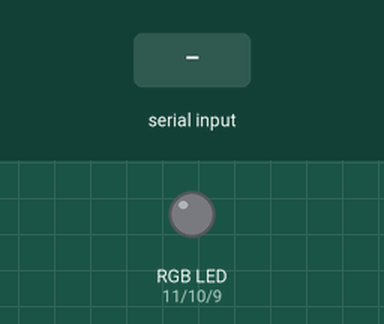
Recording of a sketch running on a simulated Arduino Uno, built with avr-gcc and run on an emulated ATmega328P. On the bench: an RGB LED mixed from three pins (HIGH = lit). The inputs (shaded band) are chosen by the test bench. Dim RGB values are drawn brighter than linear.

Above: at 1.2 s.
1.3 s: "90,45,200\n" received over Serial
At 1.8 s:
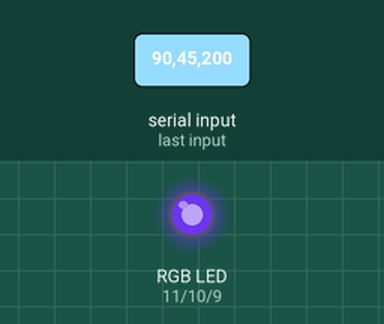
2.8 s: "30,150,10\n" received over Serial
At 4.0 s:
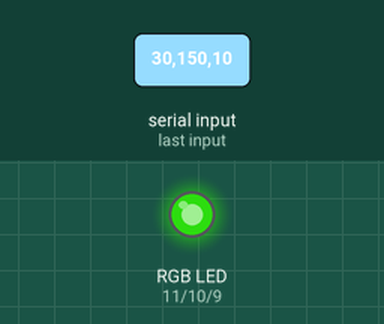
4.3 s: "1,90,45\n" received over Serial
At 5.2 s:
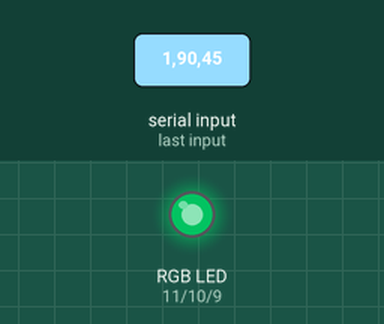
Timing chart, 0 to 7.3 s (numbered marks = the images above; inputs shaded):
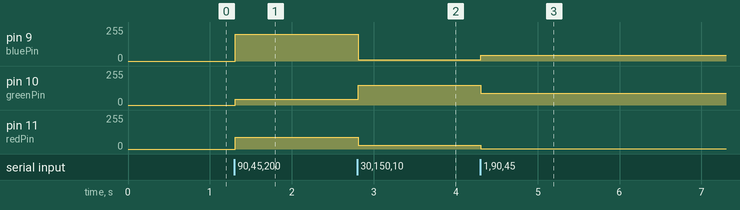

Measured:
- after the input at 1.3 s, pin 9 (bluePin): 0/255 → 200/255 at once; pin 10 (greenPin): 0/255 → 45/255 at once; pin 11 (redPin): 0/255 → 90/255 at once
- after the input at 2.8 s, pin 9 (bluePin): 200/255 → 10/255 at once; pin 10 (greenPin): 45/255 → 150/255 at once; pin 11 (redPin): 90/255 → 30/255 at once
- after the input at 4.3 s, pin 9 (bluePin): 10/255 → 45/255 at once; pin 10 (greenPin): 150/255 → 90/255 at once; pin 11 (redPin): 30/255 → 1/255 at once

The sketch:

Manual_LED_Test_A.ino
```cpp
//RGB LED
//The RGB LED will appear red, green, and blue first, then red, orange, yellow, green, blue, indigo, and purple.
//www.RobotLinking.com
//2015.5.7
/*************************************************************************/
const int redPin = 11;  // R petal on RGB LED module connected to digital pin 11
const int greenPin = 10;  // G petal on RGB LED module connected to digital pin 9
const int bluePin = 9;  // B petal on RGB LED module connected to digital pin 10
/**************************************************************************/
//
int RChannel;
int GChannel;
int BChannel;
//

void color (unsigned char red, unsigned char green, unsigned char blue)     // the color generating function
{
          analogWrite(redPin, red);
          analogWrite(bluePin, blue);
          analogWrite(greenPin, green);
}

void setup()
{
         pinMode(redPin, OUTPUT); // sets the redPin to be an output
         pinMode(greenPin, OUTPUT); // sets the greenPin to be an output
         pinMode(bluePin, OUTPUT); // sets the bluePin to be an output
         Serial.begin(9600);
         RChannel=0;
         GChannel=0;
         BChannel=0;
}
/***************************************************************************/
void loop()  // run over and over again
{
  // if there's any serial available, read it:
  while (Serial.available() > 0) {

    // look for the next valid integer in the incoming serial stream:
    int RChannel = Serial.parseInt();
    // do it again:
    int GChannel = Serial.parseInt();
    // do it again:
    int BChannel = Serial.parseInt();

    // look for the newline. That's the end of your sentence:
    if (Serial.read() == '\n') {
      // constrain the values to 0 - 255 and invert
      // if you're using a common-cathode LED, just use "constrain(color, 0, 255);"
      //RChannel = constrain(RChannel, 0, 255);
      //GChannel = constrain(GChannel, 0, 255);
      //BChannel = constrain(BChannel, 0, 255);

      color(RChannel,GChannel,BChannel);
    }
  }
}
/******************************************************/
```
